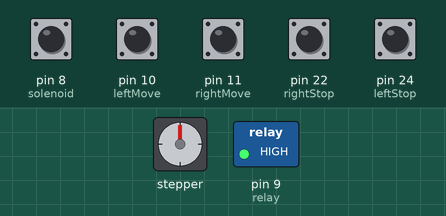
Simulated run of this sketch. Board: Arduino Mega 2560, built with avr-gcc and run on an emulated ATmega2560. On the bench: stepper motor, switched loads named in the sketch (green lamp = pin HIGH). Wiring (inferred from the names in the program): stepper motor driver (200 steps per turn assumed): step pin 2; direction pin 3. The test bench sets the inputs (shaded band); at power-on: pin 8 (solenoid), pin 10 (leftMove), pin 11 (rightMove), pin 22 (rightStop), pin 24 (leftStop) HIGH. Pins used as bus, display or sensor lines are not drawn.

Above: at 1.2 s.
1.3 s: pin 8 (solenoid) pulled LOW for 0.15 s
At 1.38 s:
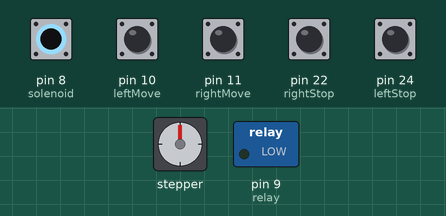
2.9 s: pin 10 (leftMove) pulled LOW for 1 s
At 3.24 s:
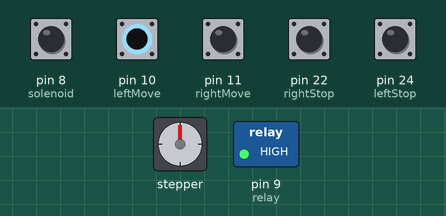
5.5 s: pin 11 (rightMove) pulled LOW for 3.2 s
At 5.84 s:
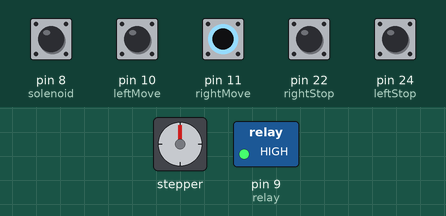
10.2 s: pin 8 (solenoid) pulled LOW for 1 s
At 12.3 s:
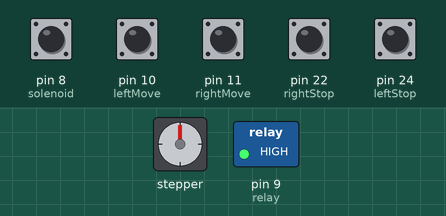
12.7 s: pin 11 (rightMove) pulled LOW for 0.15 s
At 13.9 s:
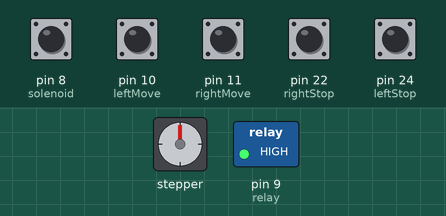
14.3 s: pin 8 (solenoid) driven LOW and pin 10 (leftMove) driven LOW
At 14.47 s:
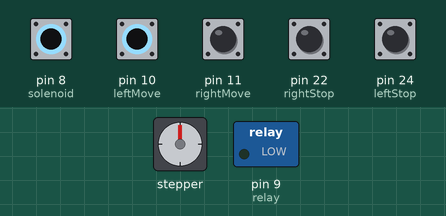
Timing chart, 0 to 64.8 s (numbered marks = the images above; inputs shaded):
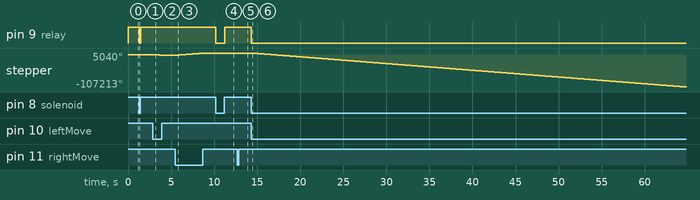

The sketch:

stepper.ino
```cpp
const int dirPin = 3;
const int stepPin = 2;
const int stepsPerRevolution = 200;
const int debounceDelay = 20; // Debounce delay in milliseconds
const int relay = 9, leftMove = 10, rightMove = 11, rightStop = 22, leftStop = 24, solenoid = 8;
unsigned long currentTime, b2Time = 0, b1Time = 0, solenoidTime = 0;
int del = 400;

void setup()
{
  // Declare pins as Outputs
  pinMode(stepPin, OUTPUT);
  pinMode(dirPin, OUTPUT);
  pinMode(relay, OUTPUT); // RELAY
  pinMode(leftMove, INPUT_PULLUP); // left move
  pinMode(rightMove, INPUT_PULLUP); // right move
  pinMode(rightStop, INPUT_PULLUP); // right stop
  pinMode(leftStop, INPUT_PULLUP); // left stop
  pinMode(solenoid, INPUT_PULLUP); // solenoid
}

void loop()
{
  currentTime = millis();
  handleButtons();
  handleSolenoid();
}

void handleButtons()
{
  static unsigned long lastDebounceTime = 0;
  static int lastButtonState1 = HIGH;
  static int lastButtonState2 = HIGH;

  int buttonState1 = digitalRead(rightMove);
  int buttonState2 = digitalRead(leftMove);

  if (buttonState1 != lastButtonState1) {
    lastDebounceTime = currentTime;
  }

  if (buttonState2 != lastButtonState2) {
    lastDebounceTime = currentTime;
  }

  if ((currentTime - lastDebounceTime) > debounceDelay) {
    if (buttonState1 == LOW && digitalRead(rightStop)) {
      digitalWrite(dirPin, HIGH);
      runMotor();
    }
    if (buttonState2 == LOW && digitalRead(leftStop)) {
      digitalWrite(dirPin, LOW);
      runMotor();
    }
  }

  lastButtonState1 = buttonState1;
  lastButtonState2 = buttonState2;
}

void runMotor()
{
  for (int x = 0; x < stepsPerRevolution; x++) {
    digitalWrite(stepPin, HIGH);
    delayMicroseconds(del);
    digitalWrite(stepPin, LOW);
    delayMicroseconds(del);
  }
}

void handleSolenoid()
{
  if (currentTime - solenoidTime >= 10) {
    solenoidTime = currentTime;
    if (digitalRead(solenoid) == HIGH) {
      digitalWrite(relay, HIGH);
    } else {
      digitalWrite(relay, LOW);
    }
  }
}
```

Measured:
- after the input at 1.3 s, pin 9 (relay): HIGH → LOW at once, → HIGH 0.15 s later
- after the input at 2.9 s, stepper: turns 2520° counter-clockwise in 1.1 s, starting at once
- after the input at 5.5 s, stepper: turns 7200° clockwise in 3.2 s, starting at once
- after the input at 10.2 s, pin 9 (relay): HIGH → LOW at once, → HIGH 1.0 s later
- after the input at 12.7 s, stepper: turns 360° clockwise in 0.16 s, starting at once
- after the input at 14.3 s, pin 9 (relay): HIGH → LOW at once; stepper: keeps turning counter-clockwise at about 2225°/s, starting at once
